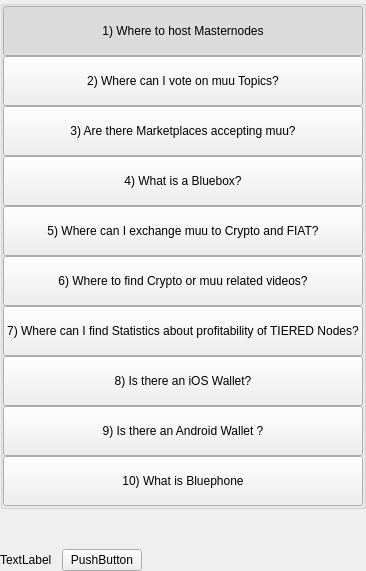
         <widget class="QWidget" name="left" native="true">
          <layout class="QVBoxLayout" name="verticalLayout_3">
           <property name="leftMargin">
            <number>0</number>
           </property>
           <property name="topMargin">
            <number>0</number>
           </property>
           <property name="rightMargin">
            <number>0</number>
           </property>
           <property name="bottomMargin">
            <number>0</number>
           </property>
           <item>
            <layout class="QVBoxLayout" name="verticalLayout_2">
             <property name="spacing">
              <number>0</number>
             </property>
             <item>
              <widget class="QWidget" name="containerButtons" native="true">
               <layout class="QVBoxLayout" name="verticalLayout">
                <property name="spacing">
                 <number>0</number>
                </property>
                <property name="leftMargin">
                 <number>0</number>
                </property>
                <property name="topMargin">
                 <number>0</number>
                </property>
                <property name="rightMargin">
                 <number>0</number>
                </property>
                <property name="bottomMargin">
                 <number>0</number>
                </property>
                <item>
                 <widget class="QGroupBox" name="groupBox">
                  <property name="title">
                   <string/>
                  </property>
                  <layout class="QVBoxLayout" name="verticalLayout_9">
                   <property name="spacing">
                    <number>0</number>
                   </property>
                   <property name="leftMargin">
                    <number>0</number>
                   </property>
                   <property name="topMargin">
                    <number>0</number>
                   </property>
                   <property name="rightMargin">
                    <number>0</number>
                   </property>
                   <property name="bottomMargin">
                    <number>0</number>
                   </property>
                   <item>
                    <widget class="QPushButton" name="pushButtonFaq1">
                     <property name="minimumSize">
                      <size>
                       <width>0</width>
                       <height>50</height>
                      </size>
                     </property>
                     <property name="maximumSize">
                      <size>
                       <width>16777215</width>
                       <height>50</height>
                      </size>
                     </property>
                     <property name="text">
                      <string>1) Where to host Masternodes</string>
                     </property>
                     <property name="checkable">
                      <bool>true</bool>
                     </property>
                     <property name="checked">
                      <bool>true</bool>
                     </property>
                     <property name="autoExclusive">
                      <bool>true</bool>
                     </property>
                    </widget>
                   </item>
                   <item>
                    <widget class="QPushButton" name="pushButtonFaq2">
                     <property name="minimumSize">
                      <size>
                       <width>0</width>
                       <height>50</height>
                      </size>
                     </property>
                     <property name="maximumSize">
                      <size>
                       <width>16777215</width>
                       <height>50</height>
                      </size>
                     </property>
                     <property name="text">
                      <string>2) Where can I vote on muu Topics?</string>
                     </property>
                     <property name="checkable">
                      <bool>true</bool>
                     </property>
                     <property name="autoExclusive">
                      <bool>true</bool>
                     </property>
                    </widget>
                   </item>
                   <item>
                    <widget class="QPushButton" name="pushButtonFaq3">
                     <property name="minimumSize">
                      <size>
                       <width>0</width>
                       <height>50</height>
                      </size>
                     </property>
                     <property name="maximumSize">
                      <size>
                       <width>16777215</width>
                       <height>16777215</height>
                      </size>
                     </property>
                     <property name="text">
                      <string>3) Are there Marketplaces accepting muu?</string>
                     </property>
                     <property name="checkable">
                      <bool>true</bool>
                     </property>
                     <property name="autoExclusive">
                      <bool>true</bool>
                     </property>
                    </widget>
                   </item>
                   <item>
                    <widget class="QPushButton" name="pushButtonFaq4">
                     <property name="minimumSize">
                      <size>
                       <width>0</width>
                       <height>50</height>
                      </size>
                     </property>
                     <property name="maximumSize">
                      <size>
                       <width>16777215</width>
                       <height>16777215</height>
                      </size>
                     </property>
                     <property name="text">
                      <string>4) What is a Bluebox?</string>
                     </property>
                     <property name="checkable">
                      <bool>true</bool>
                     </property>
                     <property name="autoExclusive">
                      <bool>true</bool>
                     </property>
                    </widget>
                   </item>
                   <item>
                    <widget class="QPushButton" name="pushButtonFaq5">
                     <property name="minimumSize">
                      <size>
                       <width>0</width>
                       <height>50</height>
                      </size>
                     </property>
                     <property name="text">
                      <string>5) Where can I exchange muu to Crypto and FIAT?</string>
                     </property>
                     <property name="checkable">
                      <bool>true</bool>
                     </property>
                     <property name="autoExclusive">
                      <bool>true</bool>
                     </property>
                    </widget>
                   </item>
                   <item>
                    <widget class="QPushButton" name="pushButtonFaq6">
                     <property name="minimumSize">
                      <size>
                       <width>0</width>
                       <height>50</height>
                      </size>
                     </property>
                     <property name="text">
                      <string>6) Where to find Crypto or muu related videos?</string>
                     </property>
                     <property name="checkable">
                      <bool>true</bool>
                     </property>
                     <property name="autoExclusive">
                      <bool>true</bool>
                     </property>
                    </widget>
                   </item>
                   <item>
                    <widget class="QPushButton" name="pushButtonFaq7">
                     <property name="minimumSize">
                      <size>
                       <width>0</width>
                       <height>50</height>
                      </size>
                     </property>
                     <property name="text">
                      <string>7) Where can I find Statistics about profitability of TIERED Nodes?</string>
                     </property>
                     <property name="checkable">
                      <bool>true</bool>
                     </property>
                     <property name="autoExclusive">
                      <bool>true</bool>
                     </property>
                    </widget>
                   </item>
                   <item>
                    <widget class="QPushButton" name="pushButtonFaq8">
                     <property name="minimumSize">
                      <size>
                       <width>0</width>
                       <height>50</height>
                      </size>
                     </property>
                     <property name="text">
                      <string>8) Is there an iOS Wallet?</string>
                     </property>
                     <property name="checkable">
                      <bool>true</bool>
                     </property>
                     <property name="autoExclusive">
                      <bool>true</bool>
                     </property>
                    </widget>
                   </item>
                   <item>
                    <widget class="QPushButton" name="pushButtonFaq9">
                     <property name="minimumSize">
                      <size>
                       <width>0</width>
                       <height>50</height>
                      </size>
                     </property>
                     <property name="text">
                      <string>9) Is there an Android Wallet ?</string>
                     </property>
                     <property name="checkable">
                      <bool>true</bool>
                     </property>
                     <property name="autoExclusive">
                      <bool>true</bool>
                     </property>
                    </widget>
                   </item>
                   <item>
                    <widget class="QPushButton" name="pushButtonFaq10">
                     <property name="minimumSize">
                      <size>
                       <width>0</width>
                       <height>50</height>
                      </size>
                     </property>
                     <property name="text">
                      <string>10) What is Bluephone</string>
                     </property>
                     <property name="checkable">
                      <bool>true</bool>
                     </property>
                     <property name="autoExclusive">
                      <bool>true</bool>
                     </property>
                    </widget>
                   </item>
                  </layout>
                 </widget>
                </item>
               </layout>
              </widget>
             </item>
             <item>
              <spacer name="verticalSpacer">
               <property name="orientation">
                <enum>Qt::Vertical</enum>
               </property>
               <property name="sizeHint" stdset="0">
                <size>
                 <width>20</width>
                 <height>40</height>
                </size>
               </property>
              </spacer>
             </item>
             <item>
              <layout class="QHBoxLayout" name="horizontalLayout_2">
               <item>
                <widget class="QLabel" name="labelWebLink">
                 <property name="text">
                  <string>TextLabel</string>
                 </property>
                </widget>
               </item>
               <item>
                <spacer name="horizontalSpacer_4">
                 <property name="orientation">
                  <enum>Qt::Horizontal</enum>
                 </property>
                 <property name="sizeType">
                  <enum>QSizePolicy::Minimum</enum>
                 </property>
                 <property name="sizeHint" stdset="0">
                  <size>
                   <width>10</width>
                   <height>20</height>
                  </size>
                 </property>
                </spacer>
               </item>
               <item>
                <widget class="QPushButton" name="pushButtonWebLink">
                 <property name="text">
                  <string>PushButton</string>
                 </property>
                </widget>
               </item>
               <item>
                <spacer name="horizontalSpacer_2">
                 <property name="orientation">
                  <enum>Qt::Horizontal</enum>
                 </property>
                 <property name="sizeHint" stdset="0">
                  <size>
                   <width>40</width>
                   <height>20</height>
                  </size>
                 </property>
                </spacer>
               </item>
              </layout>
             </item>
            </layout>
           </item>
          </layout>
         </widget>
